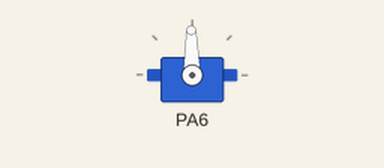
This program was run on a simulated pyboard running MicroPython. Parts: servo. Servo angles are drawn from the pulse width (0.5 ms = 0°, 2.5 ms = 180°); what the program prints to the serial console is not drawn.

Above: at 0.05 s.
At 1.15 s:
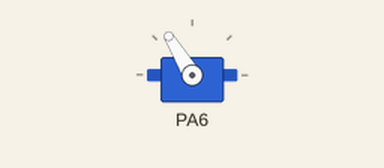
At 2.2 s:
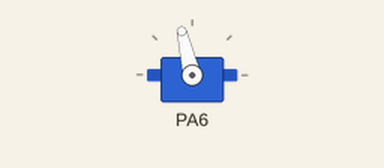
At 5.0 s:
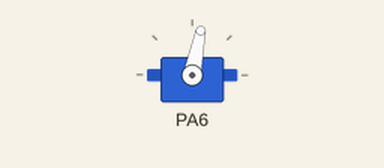
Timing chart, 0 to 7.0 s (numbered marks = the images above):
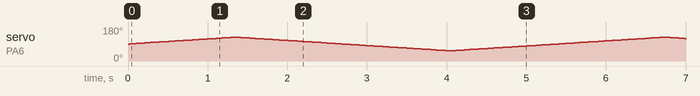

The program:

servo_test.py
```python
from servo import Servo
from pyb import Pin
import time


servo_pin = Pin(Pin.cpu.A6, Pin.OUT)
servo_timer = 3
servo_channel = 1

#pot_pin = Pin(Pin.cpu.A4)
#pot = ADC(pot_pin)

servo = Servo(servo_pin, servo_timer, servo_channel)

amount = 3
offset = 400
delta = amount

print("Servo Test")

while True:
    position = 1100 + offset
    servo.position(position)
    offset += delta
    if offset >= 800:
        delta = -amount
    if offset <= 0:
        delta = amount
    time.sleep_ms(10)
```

servo.py
```python
from pyb import Timer


class Servo:
    def __init__(self, pin, timer_num, channel_num):
        self.pin = pin
        self.timer = Timer(timer_num)
        self.timer.init(prescaler=(int(self.timer.source_freq() / 1000000) - 1), period=19999)
        self.servo = self.timer.channel(channel_num, Timer.PWM, pin=self.pin)

    def position(self, position_us):
        self.servo.pulse_width(position_us)
```
